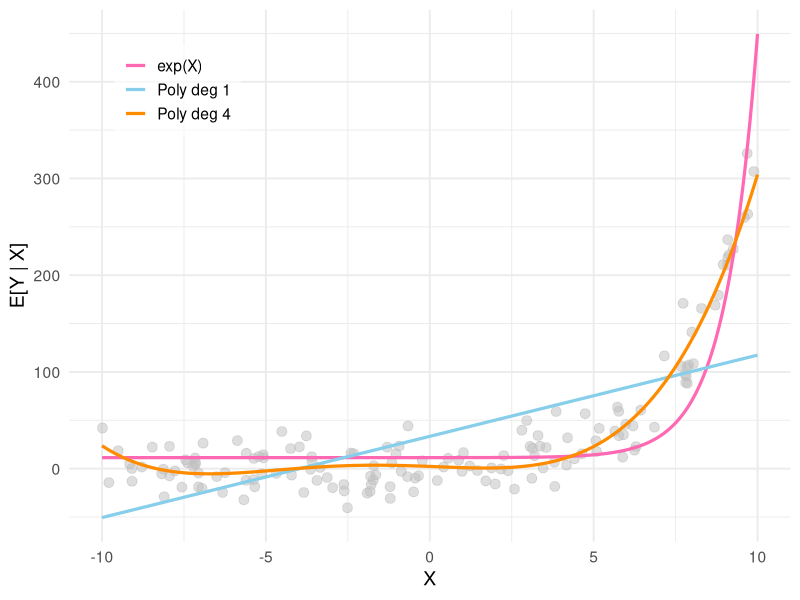

The R script that drew this image:
## ---- chunk 1
library(ggplot2)
library(tidyr)
library(dplyr)
## ---- chunk 2
#| echo: false
#| warning: false
#| message: false

## Discrete simulation: faceted line plots for p(bin), bias, variance
## ------------------------------------------------------------------
# set.seed(123)

# n       <- 2000   # sample size per replication
# R       <- 10000   # number of replications
# sigma2  <- 1      # noise variance
# d_grid  <- 1:6    # dimensions
# p       <- 0.5    # P(X_ij = 1)

# # Bin: X = (1,1,...,1)
# p_bin_num <- p ^ d_grid
# true_mean <- d_grid * 1  # since m(x)=sum(x) and bin is all ones
#
# emp_mean <- numeric(length(d_grid))
# emp_var  <- numeric(length(d_grid))
#
# for (j in seq_along(d_grid)) {
#   d <- d_grid[j]
#   est <- rep(NA_real_, R)
#   for (r in 1:R) {
#     X  <- matrix(rbinom(n * d, size = 1, prob = p), nrow = n, ncol = d)
#     mX <- rowSums(X)
#     eps <- rnorm(n, sd = sqrt(sigma2))
#     Y <- mX + eps
#
#     in_bin <- rowSums(X == 1) == d
#     Nb <- sum(in_bin)
#
#     est[r] <- if (Nb > 0) mean(Y[in_bin]) else NA_real_
#   }
#   est <- est[!is.na(est)]
#   emp_mean[j] <- mean(est)
#   emp_var[j]  <- var(est)
# }
#
# # Assemble results (numeric for plotting)
# results <- data.frame(
#   d = d_grid,
#   `Bin Probability` = p_bin_num,
#   `Bias` = emp_mean - true_mean,
#   `Variance` = emp_var
# )
# 
# # Long format for faceting
# # (uses base R reshape if tidyr isn't available)
# results_long <- reshape(
#   results,
#   varying = names(results)[-1],
#   v.names = "value",
#   timevar = "metric",
#   times = names(results)[-1],
#   direction = "long"
# )
# row.names(results_long) <- NULL
# 
# # Plot
# # choose a wide, fixed scale for the Bias facet
# bias_range <- c(-0.02, 0.02)
# bias_limits_df <- data.frame(
#   d = range(results_long$d),
#   value = bias_range,
#   metric = "Bias"
# )

# ggplot(results_long, aes(x = d, y = value, color = metric)) +
  # geom_line(linewidth = 1.1) +
  # geom_point(size = 2.2) +
  # # force the Bias facet to use the chosen y-range
  # geom_blank(data = bias_limits_df) +
  # facet_wrap(~ metric, scales = "free_y", ncol = 3) +
  # labs(x = "Dimension (d)", y = NULL) +
  # scale_color_manual(values = c(
  #   "Bin Probability" = "#2E86AB",
  #   "Bias" = "#D1495B",
  #   "Variance" = "#007F5F"
  # )) +
  # theme_bw(base_size = 14) +
  # theme(
  #   panel.border = element_rect(color = "black", fill = NA, linewidth = 0.6),
  #   strip.background = element_rect(fill = "#f0f0f0", color = NA),
  #   strip.text = element_text(face = "bold", size = 12),
  #   axis.title.x = element_text(margin = margin(t = 10)),
  #   panel.grid.minor = element_blank(),
  #   legend.position = "none",
  #   plot.title = element_blank()
  # ) +
  # a subtle zero-line helps show "near 0" without adding labels
  # geom_hline(
  #   data = data.frame(metric = "Bias"),
  #   yintercept = 0,
  #   linewidth = 0.4,      # or use size = 0.4 if your ggplot2 is older
  #   linetype = "dashed",
  #   color = "grey50"
# )
## ---- chunk 3
#| echo: false
#| warning: false

# ---- True function: nonlinear in parameters ----
theta0 <- 0.8
theta1 <- 0.5
g <- function(x1) exp(theta0 + theta1 * x1)

# ---- Simulate noisy data ----
set.seed(123)
n <- 150
x1 <- runif(n, -10, 10)
sigma <- 20  # noise level
y <- g(x1) + rnorm(n, 0, sigma)

train <- tibble(x1, y)

# ---- Fit models (linear in parameters) ----
m_deg1  <- lm(y ~ x1, data = train)
m_deg4  <- lm(y ~ poly(x1, 4, raw = TRUE), data = train)
m_exp   <- lm(y ~ exp(x1), data = train)  # linear in parameters

# ---- Predictions for a smooth grid ----
x_grid <- seq(-10, 10, length.out = 600)
df_pred <- tibble(
  x1 = x_grid,
  `Poly deg 1`              = predict(m_deg1,  newdata = tibble(x1 = x_grid)),
  `Poly deg 4`              = predict(m_deg4,  newdata = tibble(x1 = x_grid)),
  `exp(X)`                  = predict(m_exp,   newdata = tibble(x1 = x_grid))
) |>
  pivot_longer(-x1, names_to = "series", values_to = "value")

# ---- Plot ----
ggplot() +
  geom_point(data = train, aes(x = x1, y = y),
             color = "gray", alpha = 0.5, size = 3) +
  geom_line(data = df_pred,
            aes(x = x1, y = value, color = series, linetype = series),
            linewidth = 1.1) +
  scale_color_manual(values = c(
    "Poly deg 1"              = "skyblue",
    "Poly deg 4"              = "darkorange",
    "exp(X)"                  = "hotpink"
  )) +
  scale_linetype_manual(values = c(
    "Poly deg 1"              = "solid",
    "Poly deg 4"              = "solid",
    "exp(X)"                  = "solid"
  )) +
  theme_minimal(base_size = 14) +
  theme(
    legend.position = c(0.15, 0.85),   # <— works in all ggplot2 versions
    legend.background = element_rect(fill = alpha("white", 0.6), color = NA),
    legend.title = element_blank()
  ) +
  labs(x = expression(X), y = "E[Y | X]")


